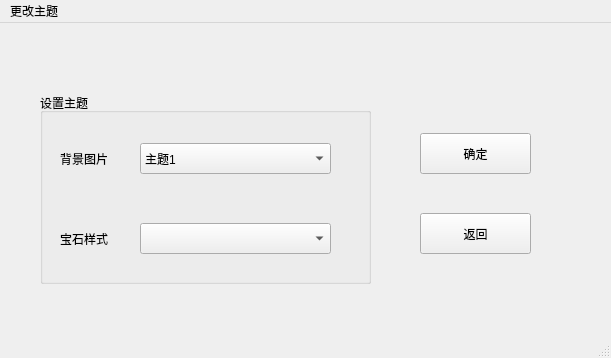
<?xml version="1.0" encoding="UTF-8"?>
<ui version="4.0">
 <class>CThemeDlg</class>
 <widget class="QMainWindow" name="CThemeDlg">
  <property name="geometry">
   <rect>
    <x>0</x>
    <y>0</y>
    <width>611</width>
    <height>358</height>
   </rect>
  </property>
  <property name="minimumSize">
   <size>
    <width>611</width>
    <height>358</height>
   </size>
  </property>
  <property name="maximumSize">
   <size>
    <width>611</width>
    <height>358</height>
   </size>
  </property>
  <property name="windowTitle">
   <string>主题设置</string>
  </property>
  <widget class="QWidget" name="centralwidget">
   <widget class="QGroupBox" name="groupBox">
    <property name="geometry">
     <rect>
      <x>40</x>
      <y>70</y>
      <width>331</width>
      <height>191</height>
     </rect>
    </property>
    <property name="styleSheet">
     <string notr="true">font: 75 9pt &quot;微软雅黑&quot;;</string>
    </property>
    <property name="title">
     <string>设置主题</string>
    </property>
    <widget class="QLabel" name="label">
     <property name="geometry">
      <rect>
       <x>20</x>
       <y>50</y>
       <width>72</width>
       <height>31</height>
      </rect>
     </property>
     <property name="text">
      <string>背景图片</string>
     </property>
    </widget>
    <widget class="QLabel" name="label_2">
     <property name="geometry">
      <rect>
       <x>20</x>
       <y>130</y>
       <width>72</width>
       <height>31</height>
      </rect>
     </property>
     <property name="text">
      <string>宝石样式</string>
     </property>
    </widget>
    <widget class="QComboBox" name="comboBox_gemtype">
     <property name="geometry">
      <rect>
       <x>100</x>
       <y>130</y>
       <width>191</width>
       <height>31</height>
      </rect>
     </property>
    </widget>
    <widget class="QComboBox" name="comboBox_backtype">
     <property name="geometry">
      <rect>
       <x>100</x>
       <y>50</y>
       <width>191</width>
       <height>31</height>
      </rect>
     </property>
     <item>
      <property name="text">
       <string>主题1</string>
      </property>
     </item>
     <item>
      <property name="text">
       <string>主题2</string>
      </property>
     </item>
     <item>
      <property name="text">
       <string>主题3</string>
      </property>
     </item>
    </widget>
   </widget>
   <widget class="QPushButton" name="btn_themeToGame">
    <property name="geometry">
     <rect>
      <x>420</x>
      <y>190</y>
      <width>111</width>
      <height>41</height>
     </rect>
    </property>
    <property name="styleSheet">
     <string notr="true">
font: 75 10pt &quot;微软雅黑&quot;;</string>
    </property>
    <property name="text">
     <string>返回</string>
    </property>
   </widget>
   <widget class="QPushButton" name="btn_theme_confirm">
    <property name="geometry">
     <rect>
      <x>420</x>
      <y>110</y>
      <width>111</width>
      <height>41</height>
     </rect>
    </property>
    <property name="styleSheet">
     <string notr="true">
font: 75 10pt &quot;微软雅黑&quot;;</string>
    </property>
    <property name="text">
     <string>确定</string>
    </property>
   </widget>
  </widget>
  <widget class="QMenuBar" name="menubar">
   <property name="geometry">
    <rect>
     <x>0</x>
     <y>0</y>
     <width>611</width>
     <height>25</height>
    </rect>
   </property>
   <widget class="QMenu" name="menu">
    <property name="title">
     <string>更改主题</string>
    </property>
   </widget>
   <addaction name="menu"/>
  </widget>
  <widget class="QStatusBar" name="statusbar"/>
 </widget>
 <resources/>
 <connections/>
</ui>
